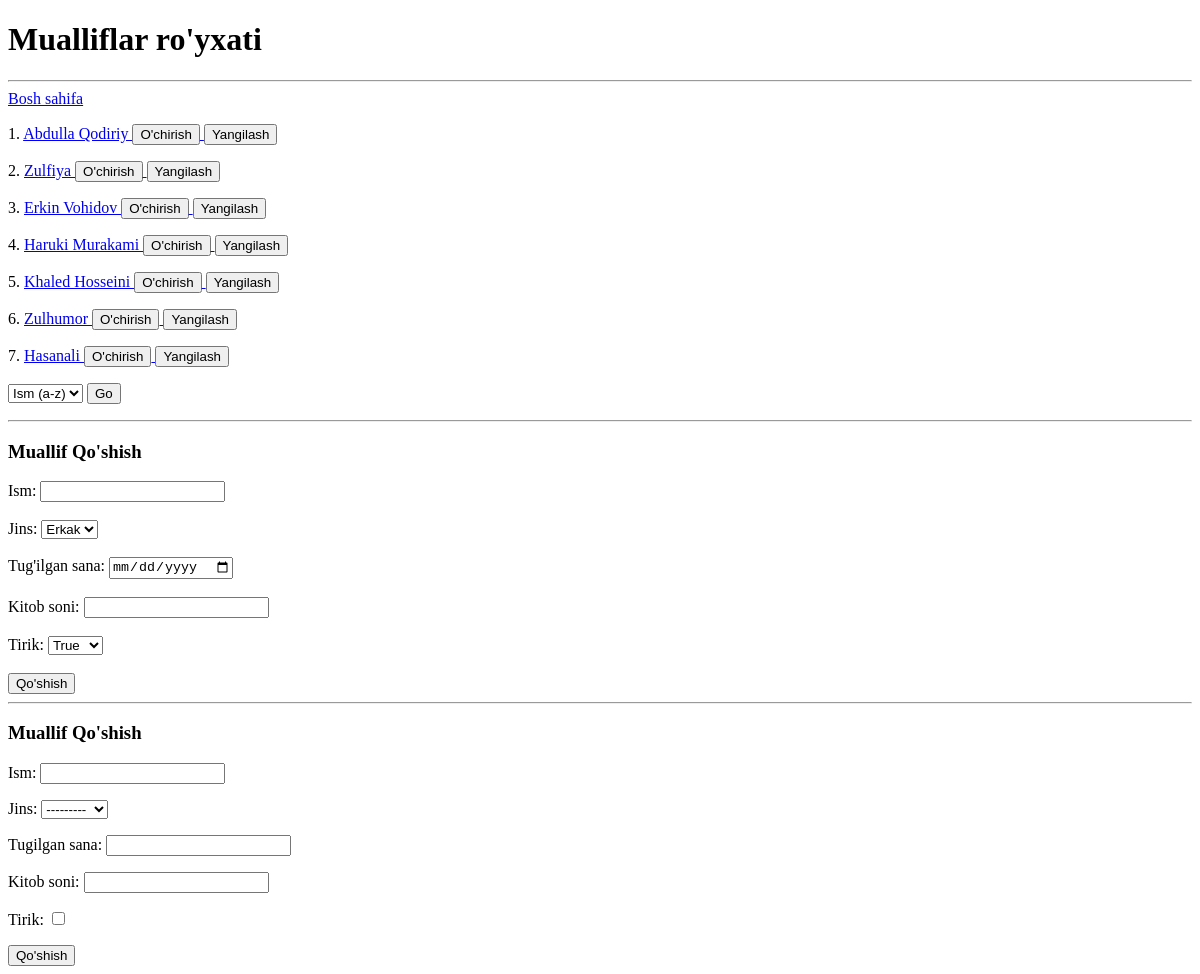
/mualliflar/, run on an earlier commit of the app's database.
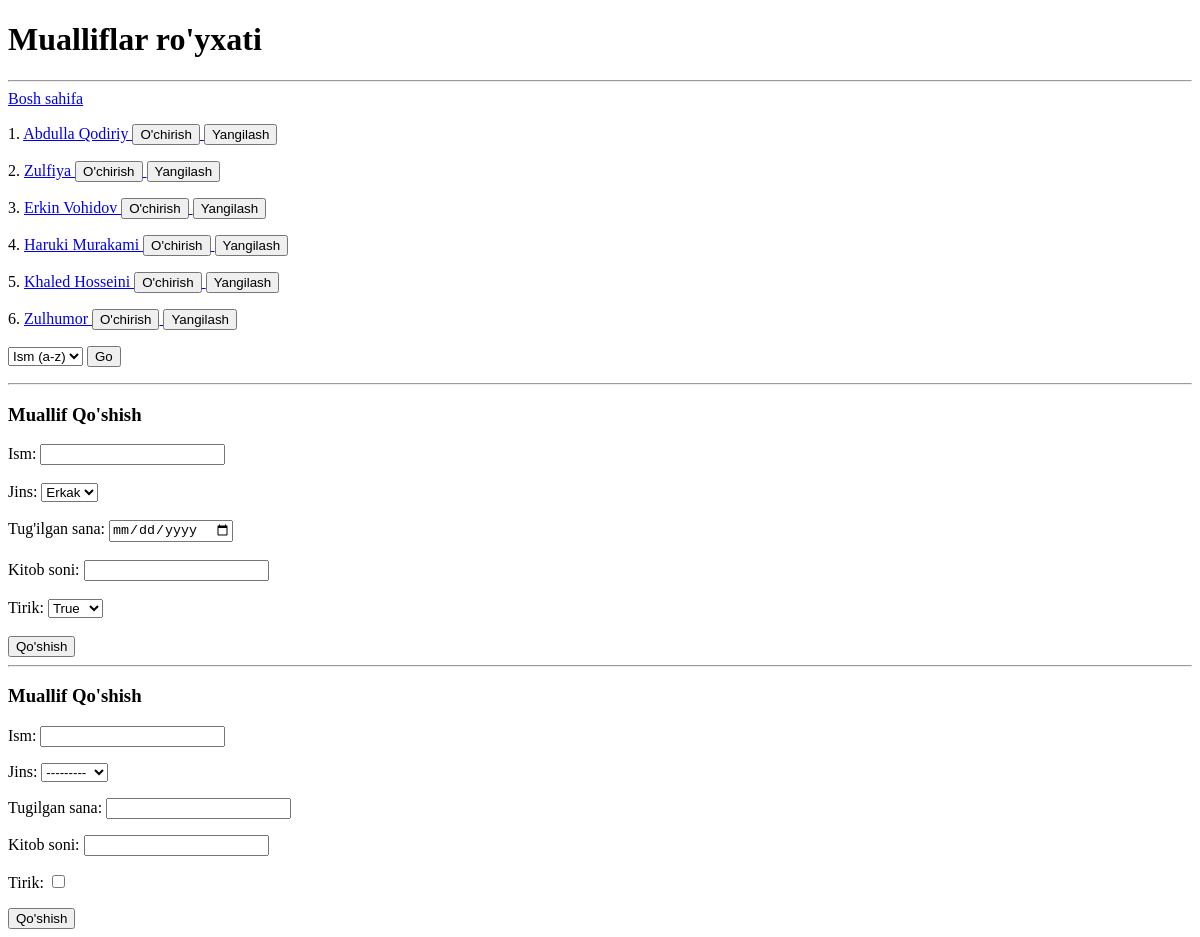
And on a later commit of the database.
### main/models.py (models this page shows, shortened)
class Muallif(models.Model):
    ism = models.CharField(max_length=50)
    jins = models.CharField(max_length=150, choices=[("male", "Male"), ("female", "Female")])
    tugilgan_sana = models.DateField(null=True, blank=True)
    kitob_soni = models.PositiveIntegerField()
    tirik = models.BooleanField()

### main/views.py (the view)
# urls.py: path('mualliflar/', mualliflar_view),
def mualliflar_view(request):
    form = MuallifForm()
    mualliflar = Muallif.objects.all()
    if request.method == "POST":
        form_data = MuallifForm(request.POST)
        if form_data.is_valid():
            form_data.save()
        return redirect('/mualliflar/')
    order = request.GET.get('order')
    if order:
        mualliflar = mualliflar.order_by(order)
    context = {
        "mualliflar": mualliflar,
        "order": order,
        "form": form,
    }
    return render(request, 'mualliflar.html', context)

### main/forms.py
class MuallifForm(forms.ModelForm):
    class Meta:
        model = Muallif
        fields = "__all__"

### templates/mualliflar.html (shortened to what this page needs)
<!DOCTYPE html>
<html lang="en">
<head>
</head>
<body>
    <h1>Mualliflar ro'yxati</h1>
    <hr>
    <a href="/">Bosh sahifa</a>
    {% for muallif in mualliflar %}
    <p>
        {{forloop.counter }}.
        <a href="/mualliflar/{{ muallif.id }}/">
            {{ muallif.ism }}
            </a>
        <a href="/mualliflar/{{muallif.id}}/delete/">
            <button>O'chirish</button>
        </a>
        <a href="/mualliflar/{{muallif.id}}/update/">
            <button>Yangilash</button>
        </a>
        {% endfor %}
        <br>
    <form>
        <select name="order">
            <option value="ism" {% if order == "ism"%} selected {% endif %}>Ism (a-z)</option>
        </select>
        <button>Go</button>
    </form>
         </p>
    <hr>
    <h3>Muallif Qo'shish</h3>
    <form method="post">
        <label for="name">Ism:</label>
        <input type="text" name="ism" id="name" required>
        <br><br>
        <label for="jins">Jins:</label>
        <select name="jins" id="jins">
            <option value="Erkak">Erkak</option>
        </select>
        <br><br>
        <label for="date">Tug'ilgan sana:</label>
        <input type="date" name="tugilgan_sana" id="date">
        <br><br>
        <label for="books">Kitob soni:</label>
        <input type="number" name="kitob_soni" id="books" required>
        <br><br>
        <label for="tirik">Tirik:</label>
        <select name="tirik" id="tirik">
            <option value="True">True</option>
        </select>
        <br><br>
<button>Qo'shish</button>
    </form>
    <hr>
<h3>Muallif Qo'shish</h3>
    <form method="post">
        {{ form.as_p }}
        <button>Qo'shish</button>
    </form>
</body>
</html>

What changed in the data, as far as the page shows it:
removed Muallif: ism "Hasanali"
